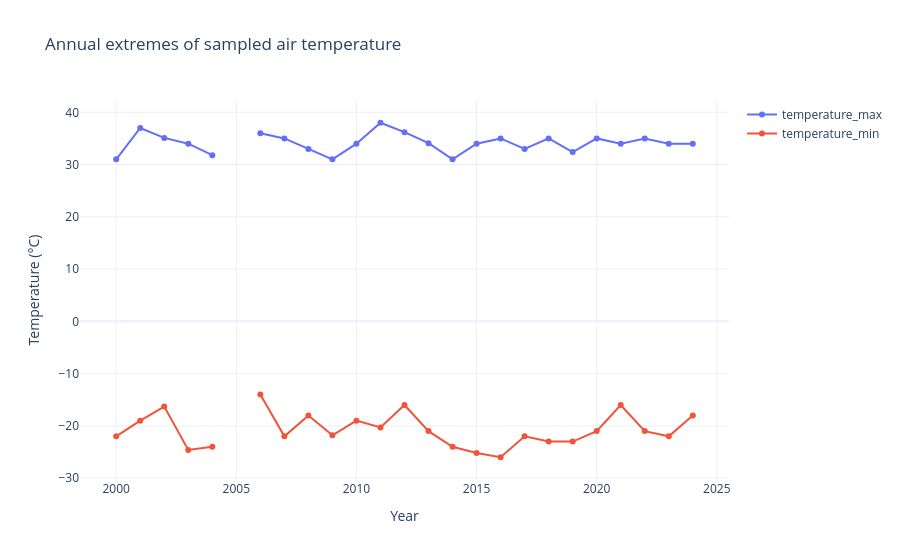

The notebook cell this image was saved under:
### Markdown cell above
## Fit separate heat and cold curves

At least **20 complete years** are required per station. The heat recipe uses
GEV sample L-moments; the cold recipe uses lower-tail Gumbel L-moments. Both
reuse the SDK's block-extrema fitting and validation policy. Diagnostics trace
fits and skipped stations. H3 is a lookup index; the stored geometry is the
station **point**, with no regional interpolation or nearby-asset coverage.

Changing the fitting policy reuses daily reductions. Explicit offline mode
checks local file hashes and performs no network requests.

### Code cell
results = {}
for recipe, tail in (("temperature_max", "upper"), ("temperature_min", "lower")):
    plan = (
        HazardDataset.isd(recipe).for_area(BOUNDS).years(START, END)
        .cache(OUTPUT / "cache", mode="offline")
        .canonicalize(policy=BlockExtremaPolicy.curated(
            minimum_years=20,
            diagnostics=OUTPUT / f"{recipe}_diagnostics.parquet",
        ))
    )
    plan.write_annual_extremes(OUTPUT / f"{recipe}_annual.parquet")
    path = OUTPUT / f"{recipe}_curves.parquet"
    plan.materialize(path)
    curves = pq.ParquetFile(path).read()
    series = plan.annual_extremes().to_pandas()
    results[recipe] = (tail, curves, series)
    print(recipe, "complete years:", int(series["complete"].sum()),
          "fitted stations:", curves.num_rows)
    display(pq.ParquetFile(OUTPUT / f"{recipe}_diagnostics.parquet").read().to_pandas())

observations = go.Figure()
for recipe, (tail, curves, series) in results.items():
    observations.add_trace(go.Scatter(
        x=series["year"], y=series["value"], mode="lines+markers", name=recipe,
        connectgaps=False,
    ))
observations.update_layout(title="Annual extremes of sampled air temperature",
                           xaxis_title="Year", yaxis_title="Temperature (°C)")
observations.show()

### Figure 1 — Plotly figure (JSON) as saved in the notebook; plotly's stock layout.template omitted (floating-point values rounded to 4 significant figures)
{"data": [{"connectgaps": false, "mode": "lines+markers", "name": "temperature_max", "type": "scatter", "x": [2000, 2001, 2002, 2003, 2004, 2005, 2006, 2007, 2008, 2009, 2010, 2011, 2012, 2013, 2014, 2015, 2016, 2017, 2018, 2019, 2020, 2021, 2022, 2023, 2024], "y": [31.0, 37.0, 35.1, 34.0, 31.8, NaN, 36.0, 35.0, 33.0, 31.0, 34.0, 38.0, 36.2, 34.1, 31.0, 34.0, 35.0, 33.0, 35.0, 32.4, 35.0, 34.0, 35.0, 34.0, 34.0]}, {"connectgaps": false, "mode": "lines+markers", "name": "temperature_min", "type": "scatter", "x": [2000, 2001, 2002, 2003, 2004, 2005, 2006, 2007, 2008, 2009, 2010, 2011, 2012, 2013, 2014, 2015, 2016, 2017, 2018, 2019, 2020, 2021, 2022, 2023, 2024], "y": [-22.0, -19.0, -16.3, -24.6, -24.0, NaN, -14.0, -22.0, -18.0, -21.8, -19.0, -20.3, -16.0, -21.0, -24.0, -25.2, -26.0, -22.0, -23.0, -23.0, -21.0, -16.0, -21.0, -22.0, -18.0]}], "layout": {"title": {"text": "Annual extremes of sampled air temperature"}, "xaxis": {"title": {"text": "Year"}}, "yaxis": {"title": {"text": "Temperature (°C)"}}}}
